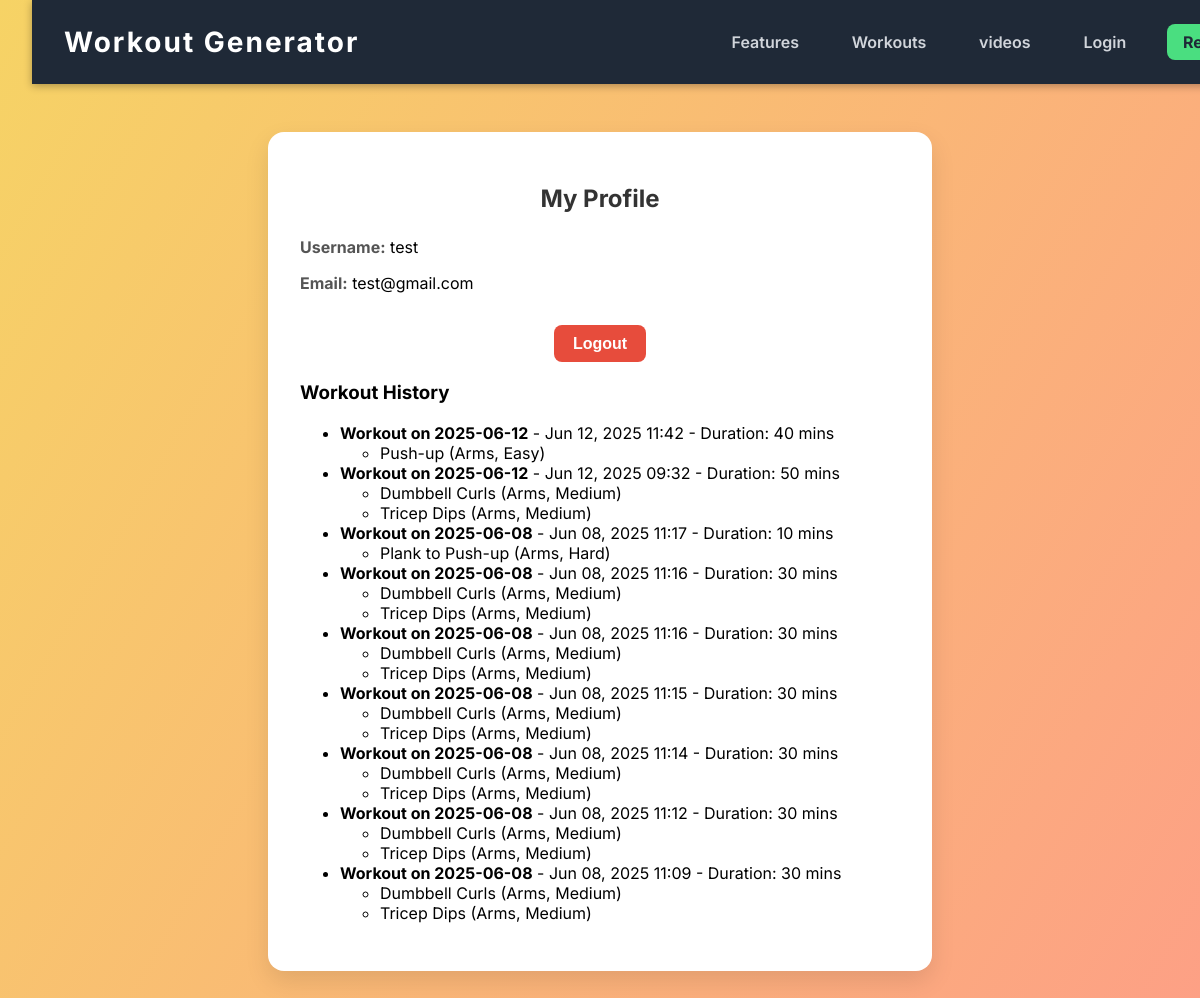
Screenshot of /users/profile-page/ (signed in) with the database file from the repository.
### users/models.py (models this page shows, shortened)
class User(AbstractUser):
    email = models.EmailField(unique=True)
    USERNAME_FIELD = 'email'
    REQUIRED_FIELDS = ['username']

### workout/models.py (models this page shows, shortened)
class WorkoutPlan(models.Model):
    user = models.ForeignKey(settings.AUTH_USER_MODEL, on_delete=models.CASCADE)
    exercises = models.ManyToManyField('Exercise')
    duration = models.IntegerField(help_text="Total workout duration in minutes")
    difficulty = models.CharField(max_length=10, choices=[('easy', 'Easy'), ('medium', 'Medium'), ('hard', 'Hard')])
    category = models.CharField(max_length=20, choices=CATEGORIES)
    date_created = models.DateTimeField(auto_now_add=True)
    ordering = ['date_created']
    def __str__(self):
        if self.date_created:
            return f"Workout on {self.date_created.date()}"
        else:
            return "Workout (not saved yet)"

class Exercise(models.Model):
    name = models.CharField(max_length=100)
    category = models.CharField(max_length=20, choices=CATEGORIES)
    difficulty = models.CharField(max_length=10, choices=DIFFICULTY_LEVELS)
    duration = models.IntegerField(help_text="Duration in seconds (e.g., 30)")
    description = models.TextField()
    image = models.ImageField(upload_to='exercise_images/', blank=True, null=True)

### users/views.py (the view)
# urls.py: path('profile-page/', ProfilePageView.as_view(), name='profile'),
class ProfilePageView(LoginRequiredMixin, View):
    login_url = 'login'
    def get(self, request):
        serializer = ProfileSerializer(request.user)
        workouts = WorkoutPlan.objects.filter(user=request.user).order_by('-date_created')
        context = {
            'user': serializer.data,
            'workouts': workouts,  # pass queryset directly to template
        }
        return render(request, 'profile.html', context)

### templates/profile.html (shortened to what this page needs)
{% load static %}
<!DOCTYPE html>
<html lang="en">
<head>
</head>
<body>
  <header class="header">
    <div class="container">
      <div class="logo"><a href="{% url 'home' %}">Workout Generator</a></div>
      <nav class="nav">
        <ul>
          <li><a href="{% url 'home' %}#features">Features</a></li>
          <li><a href="{% url 'generate-form' %}">Workouts</a></li>
          <li><a href="{% url 'videos' %}">videos</a></li>
          {% if user.is_authenticated %}
            <li><a href="{% url 'profile' %}">Profile</a></li>
            <li>
              <form method="post" action="{% url 'logout' %}">
                {% csrf_token %}
                <button type="submit">Logout</button>
              </form>
            </li>
          {% else %}
            <li><a href="{% url 'login' %}">Login</a></li>
            <li><a href="{% url 'register' %}" class="btn-nav">Register</a></li>
          {% endif %}
        </ul>
      </nav>
    </div>
  </header>
  <div class="container1">
    <h2>My Profile</h2>
    <div class="profile-item">
      <span class="profile-label">Username:</span>
      <span>{{ user.username }}</span>
    </div>
    <div class="profile-item">
      <span class="profile-label">Email:</span>
      <span>{{ user.email }}</span>
    </div>
    <div class="logout">
      <form method="post" action="{% url 'logout' %}">
        <button type="submit">Logout</button>
      </form>
    </div>
    <h3>Workout History</h3>
{% if workouts %}
  <ul>
    {% for workout in workouts %}
      <li>
        <strong>{{ workout }}</strong> - {{ workout.date_created|date:"M d, Y H:i" }} - Duration: {{ workout.duration }} mins
        <ul>
          {% for exercise in workout.exercises.all %}
            <li>{{ exercise.name }} ({{ exercise.get_category_display }}, {{ exercise.get_difficulty_display }})</li>
          {% endfor %}
        </ul>
      </li>
    {% endfor %}
  </ul>
{% else %}
  <p>No workouts yet. Get started!</p>
{% endif %}
  </div>
</body>
</html>

### templates/profile.html (style rules this page uses)
header { background-color: #1f2937; color: #fff; padding: 1rem 2rem; position: fixed; top: 0; width: 100%; z-index: 999; box-shadow: 0 2px 8px rgba(0,0,0,0.3); display: flex; justify-content: center; }
.container { max-width: 1200px; width: 100%; display: flex; justify-content: space-between; align-items: center; }
.logo a { font-size: 1.75rem; font-weight: 700; color: #fff; text-decoration: none; letter-spacing: 2px; user-select: none; transition: color 0.3s ease; }
nav ul { display: flex; gap: 1.8rem; list-style: none; }
nav a { color: #d1d5db; text-decoration: none; font-weight: 600; font-size: 1rem; padding: 8px 12px; border-radius: 6px; transition: background-color 0.3s ease, color 0.3s ease; user-select: none; }
nav .btn-nav { background-color: #4ade80; color: #1f2937; font-weight: 700; padding: 8px 16px; border-radius: 8px; transition: background-color 0.3s ease; }
body { font-family: 'Inter', sans-serif; background: linear-gradient(120deg, #f6d365 0%, #fda085 100%); margin: 0; padding: 2rem; }
.container1 { max-width: 600px; margin: auto; background: white; padding: 2rem; border-radius: 1rem; box-shadow: 0 10px 25px rgba(0, 0, 0, 0.1); margin-top: 100px; }
h2 { text-align: center; margin-bottom: 1.5rem; color: #333; }
.profile-item { margin-bottom: 1rem; }
.profile-label { font-weight: bold; color: #555; }
.logout { display: flex; justify-content: center; margin-top: 2rem; }
.logout button { background-color: #e74c3c; color: #fff; border: none; padding: 0.6rem 1.2rem; font-size: 1rem; font-weight: bold; border-radius: 8px; cursor: pointer; transition: background 0.3s ease; }

### rows the page displays
User: username "test", email "test@gmail.com"
WorkoutPlan: date_created "Workout on 2025-06-12", date_created "Jun 12, 2025 11:42", duration "40"
Exercise: name "Push-up", category "Arms", difficulty "Easy"
WorkoutPlan: date_created "Workout on 2025-06-12", date_created "Jun 12, 2025 09:32", duration "50"
Exercise: name "Dumbbell Curls", category "Arms", difficulty "Medium"
Exercise: name "Tricep Dips", category "Arms", difficulty "Medium"
WorkoutPlan: date_created "Workout on 2025-06-08", date_created "Jun 08, 2025 11:17", duration "10"
Exercise: name "Plank to Push-up", category "Arms", difficulty "Hard"
WorkoutPlan: date_created "Workout on 2025-06-08", date_created "Jun 08, 2025 11:16", duration "30"
WorkoutPlan: date_created "Workout on 2025-06-08", date_created "Jun 08, 2025 11:16", duration "30"
WorkoutPlan: date_created "Workout on 2025-06-08", date_created "Jun 08, 2025 11:15", duration "30"
WorkoutPlan: date_created "Workout on 2025-06-08", date_created "Jun 08, 2025 11:14", duration "30"
WorkoutPlan: date_created "Workout on 2025-06-08", date_created "Jun 08, 2025 11:12", duration "30"
WorkoutPlan: date_created "Workout on 2025-06-08", date_created "Jun 08, 2025 11:09", duration "30"
